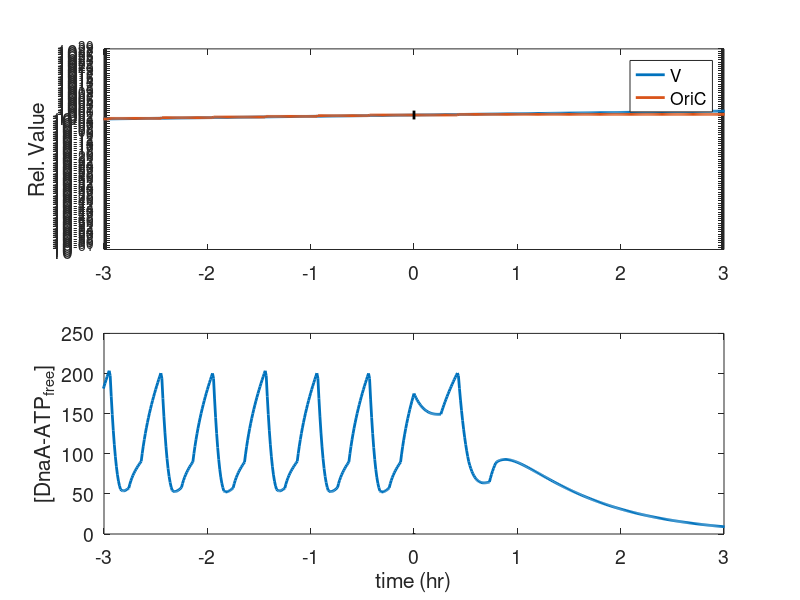

MATLAB code for this plot:
% this script describe the hns dnaA initial model no division

% close all ;
clear all ;

tic;

%% global parameters
DT = 0.5;     %(h)
TT = DT*300 ; % total calculation time (h)
dt = 0.01 ;    % calculation time step (h)
T_shutdown = DT*200 ;
Cperiod = 0.7; 

dTdatA = 0 ; % time delay between OriC and datA (h)
dTdars1 = 0.1 ; % time delay between OriC and datA (h)
dTdars2 = 0.3 ; % time delay between OriC and datA (h)
dTdnaA = 0 ; % time delay between OriC and dnaA (min)
alphaH0 = 400;

% repR = 1/Cperiod ; % DNA replication rate = 1 / C period
DNAlength = Cperiod/dt ; % DNA length is set to fix V fork = 1 ;
lambda0 = log(2)/DT ; % cell mass growth rate (h^-1)

D_total = 400;
KPD = 400;
KD = 50;

alphal = 750;
% alphal = 1000;
alphad1 = 100;
alphad2 = 643;
% alphad2 = 100;
beta_datA = 600;
beta_rida = 500;


lambda = lambda0;
tseq = 15/60; % hr


phiP0 = 10^-3 * 10^6 ;
CAcc = 200  ; % critical cytoplasmic dnaA concentration to initiate DNA replication 
n = 5;
% KPD = 200/D_total;
Chns = 300;

%% initiation 
Tlist = (1 : TT/dt)*dt ; % unit [min]
Vlist = nan(1,TT/dt) ;
CDATPlist = nan(1,TT/dt) ;
DNAcopy = ones(TT/dt,DNAlength); % starting DNAcopy = 1 ;
DNAcopy(1,1) = 1 ;
DNAlist = NaN(TT/dt,1); % total DNA
OriClist = NaN(TT/dt,1); % total DNA
rptlist = NaN(TT/dt,ceil(TT/DT)+10) ; % DNA replication time
tertlist = NaN(TT/dt,ceil(TT/DT)+10) ; % DNA termination time
Preplist = NaN(TT/dt,ceil(TT/DT)+10) ; % position of DNA replication  
NAlist = NaN(TT/dt,1); % copy number of dnaA
Ndlist = NaN(TT/dt,1); % copy number of datA
nreplist = NaN(TT/dt,1); % number of DNA replication. starting from 1, not 0
RpOlist = NaN(TT/dt,1); % replication initiation operator, 1 for open, 0 for closed
Adlist = NaN(TT/dt,1); % the total capacity that datA could absorb dnaA

NA = 1 ; % copy number of dnaA
Ndat = 1 ; % copy number of datA
nrep = 1 ; % number of DNA replication. starting from 1, not 0
RpO = 1 ; % replication initiation operator, 1 for open, 0 for closed
V = 1 ; % initial cell mass
NDATP = 100;
% fATP = 0.8;
NT = D_total*V;
NDATPf = 0;
DNA = sum(DNAcopy(1,:))/DNAlength ;
H = alphaH0 * V;
Abox = max((DNA*Chns - H),0);

rpt = NaN(1,ceil(TT/DT)+10) ; % DNA replication time
tert = NaN(1,ceil(TT/DT)+10) ; % DNA termination time
Prep = NaN(1,ceil(TT/DT)+10) ; % position of DNA replication  
Vi =  NaN(1,ceil(TT/DT)+10) ; % initiation mass
Vt =  NaN(1,ceil(TT/DT)+10) ; % termination mass
S = 1;
for t = 1 : Tlist(end)/dt
    
    V = V + lambda*V*dt ;
    H = alphaH0 * V;
    DNA = sum(DNAcopy(t,:))/DNAlength ;
    No = DNAcopy(t,dTdnaA/dt+1); % copy number of dnaA
    Ndat = DNAcopy(t,dTdatA/dt+1); % copy number of datA
    Nd1 = DNAcopy(t,dTdars1/dt+1); % copy number of dars1
    Nd2 = DNAcopy(t,dTdars2/dt+1); % copy number of dars2
    CDATP = NDATP/V;
    CDADP = (NT-NDATP)/V;
%     CDATPf = max(NDATP - DNA*Chns,0)/V; 
    
    Abox = max((DNA*Chns - H),0);
    NDATPf = max(NDATP - Abox,0) ;
    NTf = max(NT - Abox,0) ;
    CDf = NTf/V;
    CDATPf = NDATPf/V;   

    

    if t*dt<T_shutdown
        NT = NT + dt*(phiP0*lambda*V/(1+(CDf/KPD)^n));
        NDATP = NDATP + dt * ((alphal*V + alphad1*Nd1 + alphad2*Nd2) * CDADP/(KD+CDADP) - (beta_datA + beta_rida)*No * CDATPf/(KD+CDATPf) + phiP0*lambda*V/(1+(CDf/KPD)^n) );
%         fATP = fATP + dt * ((alphal + alphad1*Nd1/V + alphad2*Nd2/V) * (1-fATP)/(KPD+1-fATP) - (beta_datA + beta_rida) * No/V * fATP/(KPD+fATP) + lambda*(1-fATP));
    else
        NDATP = NDATP + dt * ((alphal*V + alphad1*Nd1 + alphad2*Nd2) * CDADP/(KD+CDADP) - (beta_datA + beta_rida)*No * CDATPf/(KD+CDATPf));
%         fATP = fATP + dt * ((alphal + alphad1*Nd1/V + alphad2*Nd2/V) * (1-fATP)/(KPD+1-fATP) - (beta_datA + beta_rida) * No/V* fATP/(KPD+fATP));
    end
    
    
    DNAcopy(t+1,:) = DNAcopy(t,:) ;
    % check new replication initiation condition
    if CDATPf > CAcc && RpO == 1
        nrep = nrep +1; % replication number +1
        Prep(nrep) = 1 ; % generate new replication position
        rpt(nrep) = t*dt; % replication time +dt
        RpO = 0; % stop new replicaiton initiation
        Vi(nrep) = V/DNAcopy(t,1); % note initiation mass
%         lambda = lambda0 * (epsilon * randn(1,1)+1);
    end
    % DNA replication
    for f = 1 : length(Prep) 
        if Prep(f) <= Cperiod/dt
            DNAcopy(t+1,Prep(f)) = DNAcopy(t+1,Prep(f))*2 ; % all DNA replicates
            Prep(f) = Prep(f) +1 ; % replication position moves
        else if Prep(f) > Cperiod/dt % DNA replication terminates
            Prep(f) = NaN ;   
            tert(nrep) = t*dt ; % DNA termination time
            Vt(nrep) = V/DNAcopy(t,end-1) ; % termination mass
            end
        end
    end
    % set replication initiation operator
    if t == ceil((rpt(nrep) + tseq)/dt); RpO = 1; end
    
    
    % save data in vectors

    CDATPlist(t) = NDATPf/V;
    Vlist(t) = V ;
    OriClist(t) = DNAcopy(t,1) ;
    DNAlist(t) = DNA;
    NTlist(t) = NT;
%     fATPlist(t) = fATP;
%     rptlist(t,:) = rpt ; 
%     tertlist(t,:) = tert ; 
%     Preplist(t,:) = Prep ; 
%     NAlist(t) = NA; 
%     Ndlist(t) = Ndat; 
    nreplist(t) = nrep;
    RpOlist(t) = RpO; 
    Df_list(t) = CDf;
    DATPf_list(t) = CDATPf;

end

%% plot

figure('position',[100 100 300 500]);

subplot(2,1,1)
semilogy(Tlist-T_shutdown, Vlist/Vlist(T_shutdown/dt),'linewidth',2); hold all
semilogy(Tlist-T_shutdown, OriClist/OriClist(T_shutdown/dt),'linewidth',2);
plot([0 0], [10^-2 10^2],'k--','linewidth',2);
legend('V','OriC','location','best');
ylabel('Rel. Value');
xlim([-3 3]);
set(gca,'fontsize',14);

subplot(2,1,2)
plot(Tlist-T_shutdown, DATPf_list,'linewidth',2); hold all
% plot(Tlist-T_shutdown, Df_list,'linewidth',2); hold all
xlabel('time (hr)');
ylabel('[DnaA-ATP_f_r_e_e]');
plot([0 0], [0 1],'k--','linewidth',2);
xlim([-3 3]);
% ylim([0 0.4]);
set(gca,'fontsize',14);

%%
% figure;
% plot(Tlist-T_shutdown, fATPlist,'linewidth',2); hold all

